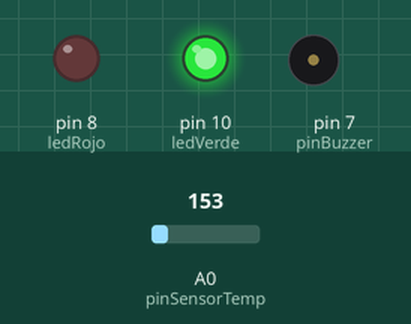
The sketch below on a simulated Arduino Uno, built with avr-gcc and run on an emulated ATmega328P. Shown: output pins drawn as LEDs (lit = HIGH), buzzer (waves = sounding). The test bench sets the inputs (shaded band); at power-on: A0 (pinSensorTemp) = 153.

Above: at 1.8 s.
1.9 s: A0 (pinSensorTemp) set to 177
3.4 s: A0 (pinSensorTemp) set to 192
At 4.4 s:
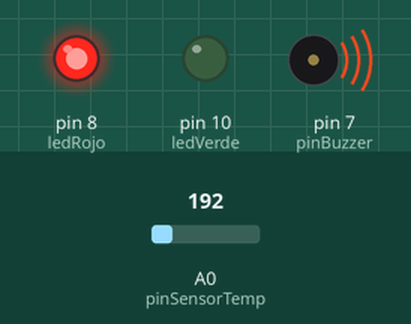
5.5 s: A0 (pinSensorTemp) set to 175
At 7.2 s:
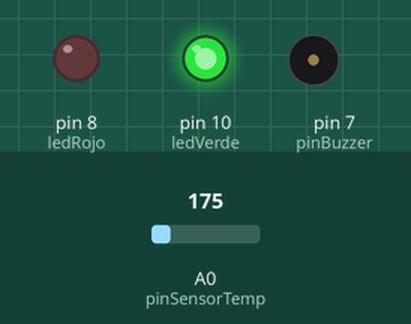
7.5 s: A0 (pinSensorTemp) set to 191
At 8.7 s:
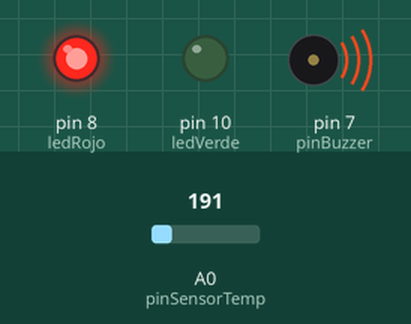
Timing chart, 0 to 10.5 s (numbered marks = the images above; inputs shaded):
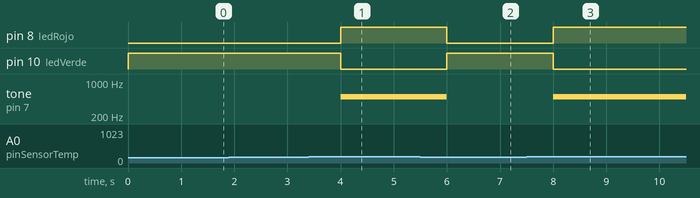

The sketch:

s_temp1.ino
```cpp
// Definición de pines para los LEDs y el Buzzer
const int ledRojo = 8;
const int ledVerde = 10;
const int pinBuzzer = 7;
const int pinSensorTemp = A0;

void setup() {
  // Inicializar los pines como salidas
  pinMode(ledRojo, OUTPUT);
  pinMode(ledVerde, OUTPUT);
}

void loop() {
  // Leer la temperatura desde el sensor LM35
  int sensorValue = analogRead(pinSensorTemp);

  // Convertir el valor leído a temperatura en grados Celsius
  float voltage = sensorValue * (5.0 / 1023.0); // Convertir valor a voltaje (0-5V)
  float temperaturaC = (voltage - 0.5) * 100.0; // Calibración y conversión a °C

  // Comprobar si la temperatura es mayor o igual a 30 grados Celsius
  if (temperaturaC >= 40.0) {
    // Encender los LEDs rojos y activar el buzzer
    digitalWrite(ledRojo, HIGH);
    digitalWrite(ledVerde, LOW);
    tone(pinBuzzer, 500); // Activar el buzzer a 500Hz
  } else {
    // Apagar los LEDs rojos y mantener los LEDs verdes encendidos
    digitalWrite(ledRojo, LOW);
    digitalWrite(ledVerde, HIGH);
    noTone(pinBuzzer); // Apagar el buzzer
  }

  // Esperar un breve tiempo antes de volver a leer la temperatura
  delay(1000); // Esperar 1 segundo
}
```

Measured:
- the behaviour switches between 184 and 185 on A0 (pinSensorTemp) (found by bisection; images 0 and 1)
- after the input at 1.9 s, every drawn part: stays the same
- after the input at 3.4 s, pin 8 (ledRojo): LOW → HIGH after 0.60 s; pin 10 (ledVerde): HIGH → LOW after 0.60 s; tone on pin 7 (pinBuzzer): silent → 500 Hz after 0.60 s
- after the input at 5.5 s, pin 8 (ledRojo): HIGH → LOW after 0.50 s; pin 10 (ledVerde): LOW → HIGH after 0.50 s; tone on pin 7 (pinBuzzer): 500 Hz → silent after 0.50 s
- after the input at 7.5 s, pin 8 (ledRojo): LOW → HIGH after 0.50 s; pin 10 (ledVerde): HIGH → LOW after 0.50 s; tone on pin 7 (pinBuzzer): silent → 500 Hz after 0.50 s
